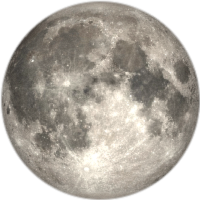
#> input picture modes/scenes/moon_disc.png, 200 x 200 px; its folder holds only this picture in this run
$ python -i engine.py   (imports and definitions only)
#> lines starting #> are read from the running program, lines starting #| are printed output that depends on the picture
#> further down, picture is the input picture: PIL image 200x200 RGBA; mean R, G, B, A 124.1, 118.3, 109.7, 196.3
"""Shared rendering engine for weather scenes.

Provides particle systems, bloom, glow sprites, gradients, color grading,
noise fields, and text shadow helpers. All GPU-free, CPU-side PIL + numpy.
"""

import math
import random

import numpy as np
from PIL import Image, ImageDraw, ImageFilter, ImageFont

# ---------------------------------------------------------------------------
# Font cache
# ---------------------------------------------------------------------------
_fonts: dict = {}
_font_regular: str | None = None
_font_bold: str | None = None

_FONT_PATHS = [
    '/System/Library/Fonts/Menlo.ttc',
    '/System/Library/Fonts/Helvetica.ttc',
    '/System/Library/Fonts/HelveticaNeue.ttc',
    '/System/Library/Fonts/SFNS.ttf',
    '/Library/Fonts/Arial Unicode.ttf',
    '/Library/Fonts/Arial.ttf',
    '/usr/share/fonts/truetype/dejavu/DejaVuSansMono.ttf',
    '/usr/share/fonts/truetype/dejavu/DejaVuSansMono-Bold.ttf',
    '/usr/share/fonts/truetype/dejavu/DejaVuSans.ttf',
    '/usr/share/fonts/truetype/dejavu/DejaVuSans-Bold.ttf',
    '/usr/share/fonts/truetype/liberation/LiberationMono-Regular.ttf',
    '/usr/share/fonts/truetype/liberation/LiberationMono-Bold.ttf',
]


# [27 lines left out: functions _resolve_fonts, font, not called in this run]


# ---------------------------------------------------------------------------
# Color utilities
# ---------------------------------------------------------------------------

def lerp_color(c1: tuple, c2: tuple, t: float) -> tuple:
    """Linearly interpolate between two RGB(A) tuples."""
    return tuple(int(a + (b - a) * t) for a, b in zip(c1, c2))


# [4 lines left out: function atmospheric_color, not called in this run]


# ---------------------------------------------------------------------------
# Particle pool (numpy-backed)
# ---------------------------------------------------------------------------

class ParticlePool:
    """Fixed-size numpy-backed particle pool for vectorized updates."""

    # [17 lines left out: functions __init__, update, not called in this run]

    def get_sorted_indices(self) -> np.ndarray:
        """Return indices sorted by depth (back-to-front) for drawing."""
        return np.argsort(self.depth)


# ---------------------------------------------------------------------------
# Gradient fill (numpy vectorized)
# ---------------------------------------------------------------------------

_gradient_cache: dict = {}


# [12 lines left out: function gradient_fill, not called in this run]


# ---------------------------------------------------------------------------
# Bloom (GaussianBlur at reduced resolution)
# ---------------------------------------------------------------------------

def bloom(source: Image.Image, radius: int = 20, intensity: float = 1.5,
          downsample: int = 4) -> Image.Image:
    """Create a bloom glow layer from an RGBA image.

    Downsamples, blurs, upsamples. Much faster than full-res blur.
    """
#> called with radius = 20, intensity = 1.5, downsample = 4
    w, h = source.size
#> w = 200; h = 200
    sw, sh = max(1, w // downsample), max(1, h // downsample)
#> sw = 50; sh = 50
    small = source.resize((sw, sh), Image.BILINEAR)
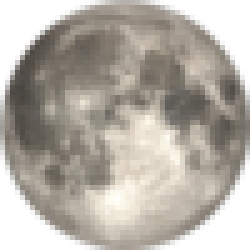
#> small: PIL image 50x50 RGBA (shown 5 times larger); mean R, G, B, A 128.8, 122.8, 113.9, 196.5; transparent parts drawn white
    effective_r = max(1, radius // downsample)
    blurred = small.filter(ImageFilter.GaussianBlur(radius=effective_r))
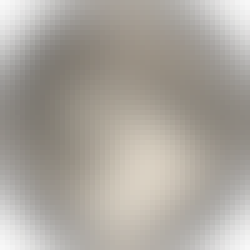
#> blurred: PIL image 50x50 RGBA (shown 5 times larger); mean R, G, B, A 125.8, 120, 111.2, 190.1; transparent parts drawn white
    result = blurred.resize((w, h), Image.BILINEAR)
    if intensity != 1.0:
        arr = np.array(result, dtype=np.float32)
        arr[..., 3] = np.clip(arr[..., 3] * intensity, 0, 255)
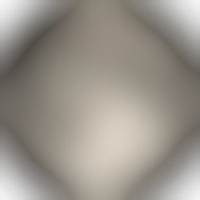
#> arr: shape (200, 200, 4) float32; mean R, G, B, A 125.6, 119.8, 111, 221.9; transparent parts drawn white
        result = Image.fromarray(arr.astype(np.uint8), 'RGBA')
    return result


# [14 lines left out: function multi_bloom, not called in this run]


# ---------------------------------------------------------------------------
# Glow sprites (pre-rendered, cached)
# ---------------------------------------------------------------------------

_sprite_cache: dict = {}


# [67 lines left out: functions glow_sprite, stamp_glow, additive_composite, draw_soft_ellipse, not called in this run]


# ---------------------------------------------------------------------------
# Cloud drawing
# ---------------------------------------------------------------------------

_cloud_sprite_cache: dict = {}


# [125 lines left out: functions render_cloud_sprite, draw_cloud, not called in this run]


# ---------------------------------------------------------------------------
# Noise field (layered-sine approximation, no dependencies)
# ---------------------------------------------------------------------------

_noise_cache: dict = {}
_noise_cache_max = 8


# [69 lines left out: functions noise_field, _compute_noise_inner, not called in this run]


# ---------------------------------------------------------------------------
# Color grading (final post-process)
# ---------------------------------------------------------------------------

GRADE_PRESETS = {
    'rain':          {'tint': (20, 30, 60),  'strength': 0.15, 'contrast': 1.05, 'vignette': 0.15},
    'thunder':       {'tint': (15, 10, 40),  'strength': 0.20, 'contrast': 1.10, 'vignette': 0.20},
    'snow':          {'tint': (30, 35, 50),  'strength': 0.10, 'contrast': 0.95, 'vignette': 0.10},
    'overcast':      {'tint': (25, 28, 35),  'strength': 0.15, 'contrast': 0.90, 'vignette': 0.15},
    'fog':           {'tint': (30, 32, 38),  'strength': 0.20, 'contrast': 0.85, 'vignette': 0.25},
    'sunny':         {'tint': (60, 45, 15),  'strength': 0.10, 'contrast': 1.05, 'vignette': 0.10},
    'hot':           {'tint': (60, 15, 0),   'strength': 0.15, 'contrast': 1.15, 'vignette': 0.15},
    'partly_cloudy': {'tint': (30, 35, 50),  'strength': 0.08, 'contrast': 1.00, 'vignette': 0.08},
}


_vignette_cache: dict = {}


# [131 lines left out: functions color_grade, draw_text_shadow, generate_lightning, draw_lightning, not called in this run]

>>> from PIL import Image
>>> picture = Image.open('moon_disc.png')
>>> result = bloom(picture)
